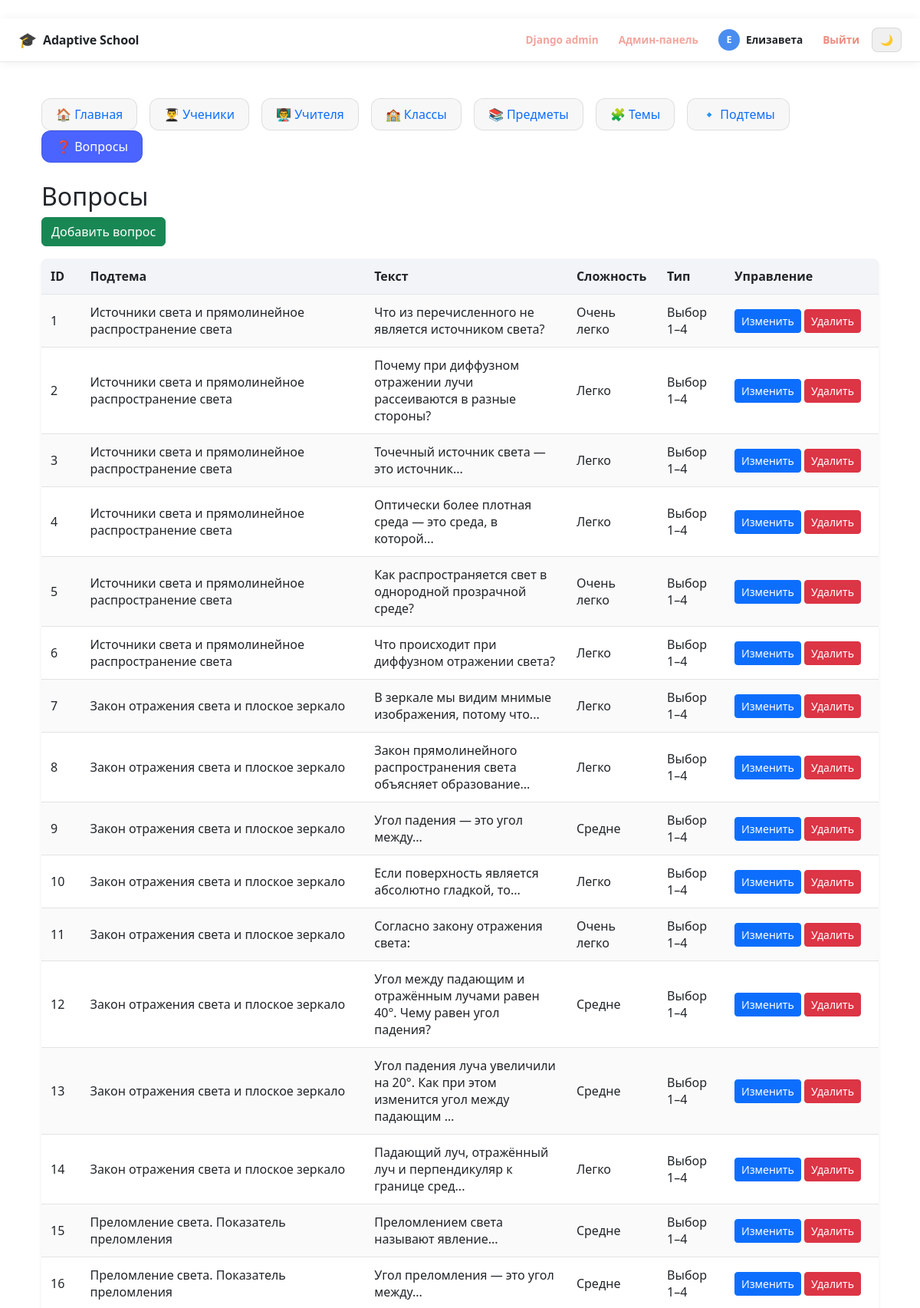
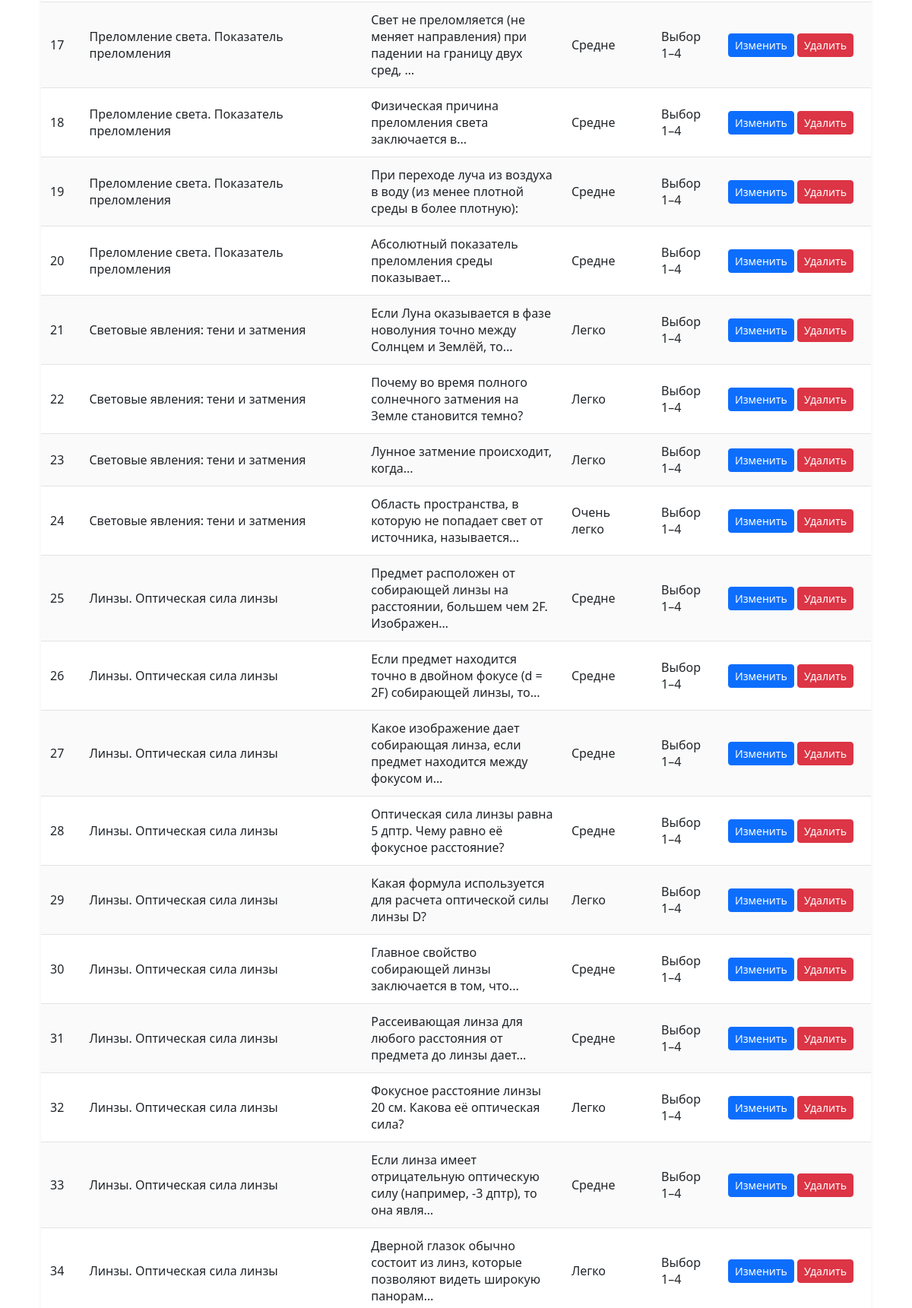
The page /admin-panel/questions/ (signed in, upper part) on the database its author committed (2 pictures, top to bottom).
### school/models.py (models this page shows, shortened)
class Student(models.Model):
    user = models.OneToOneField(User, on_delete=models.CASCADE)
    name = models.CharField(max_length=100)
    surname = models.CharField(max_length=100)
    patronymic = models.CharField(max_length=100, blank=True)
    class Meta:
        verbose_name = "Ученик"
        verbose_name_plural = "Ученики"

class Question(models.Model):
    DIFFICULTY_CHOICES = [
        ('very_easy', 'Очень легко'),
        ('easy', 'Легко'),
        ('medium', 'Средне'),
        ('hard', 'Сложно'),
        ('very_hard', 'Очень сложно'),
    ]
    subtopic = models.ForeignKey(SubTopic, on_delete=models.CASCADE, related_name="questions", null=True)
    text = models.TextField()
    difficulty = models.CharField(max_length=20, choices=DIFFICULTY_CHOICES)
    is_open = models.BooleanField(default=False)
    option_1 = models.CharField(max_length=255, blank=True)
    option_2 = models.CharField(max_length=255, blank=True)
    option_3 = models.CharField(max_length=255, blank=True)
    option_4 = models.CharField(max_length=255, blank=True)
    correct_answer = models.CharField(max_length=255)
    class Meta:
        verbose_name = "Вопрос"
        verbose_name_plural = "Вопросы"

class SubTopic(models.Model):
    name = models.CharField(max_length=100)
    class Meta:
        verbose_name = "Подтема"
        verbose_name_plural = "Подтемы"

### administrator/views.py (the view)
# urls.py: path("questions/", views.question_list, name="admin_questions"),
@superuser_required
def question_list(request):
    questions = Question.objects.select_related("subtopic").all()
    return render(request, "adminpanel/question_list.html", {
        "section": "questions",
        "questions": questions,
    })

### administrator/views.py (called while the page is built)
def superuser_required(view):
    return user_passes_test(lambda u: u.is_superuser, login_url="/")(view)

### templates/adminpanel/question_list.html
﻿{% extends "adminpanel/base_admin.html" %}
{% block admin_content %}
<h2>Вопросы</h2>
<a href="{% url 'admin_add_question' %}" class="btn btn-success mb-3">Добавить вопрос</a>
<table class="custom-table table-striped shadow-sm">
  <thead>
    <tr>
      <th>ID</th>
      <th>Подтема</th>
      <th>Текст</th>
      <th>Сложность</th>
      <th>Тип</th>
      <th width="200px">Управление</th>
    </tr>
  </thead>
  <tbody>
    {% for q in questions %}
    <tr>
      <td>{{ q.id }}</td>
      <td>{{ q.subtopic.name }}</td>
      <td style="max-width: 350px">{{ q.text|truncatechars:80 }}</td>
      <td>{{ q.get_difficulty_display }}</td>
      <td>{% if q.is_open %}Развернутый{% else %}Выбор 1–4{% endif %}</td>
      <td>
        <a href="{% url 'admin_edit_question' q.id %}" class="btn btn-sm btn-primary">Изменить</a>
        <a href="{% url 'admin_delete_question' q.id %}" class="btn btn-sm btn-danger">Удалить</a>
      </td>
    </tr>
    {% endfor %}
  </tbody>
</table>
{% endblock %}

### templates/base.html (shortened to what this page needs)
{% load static %}
<!DOCTYPE html>
<html lang="ru" data-bs-theme="light">
<head>
  <link
      href="https://cdn.jsdelivr.net/npm/bootstrap@5.3.3/dist/css/bootstrap.min.css"
      rel="stylesheet"
  >
</head>
<body class="d-flex flex-column min-vh-100">
<header class="site-header sticky-top">
  <div class="container-fluid px-4">
    <div class="header-inner">
      <a class="header-logo" href="/">
        <span class="header-logo-icon">🎓</span>
        <span class="header-logo-text">Adaptive School</span>
      </a>
      <div class="header-right">
        {% if request.user.is_authenticated %}
          {% if request.user.is_superuser %}
            <a href="/admin/" class="hnav-link" style="color:#e74c3c;">Django admin</a>
            <a href="/admin-panel/" class="hnav-link" style="color:#e74c3c;">Админ-панель</a>
          {% endif %}
          <a href="/" class="header-user">
            <span class="header-avatar">
              {% if request.user.student %}{{ request.user.student.name|first }}{% elif request.user.teacher %}{{ request.user.teacher.name|first }}{% else %}?{% endif %}
            </span>
            <span class="header-username">
              {% if request.user.student %}{{ request.user.student.name }}{% elif request.user.teacher %}{{ request.user.teacher.name }}{% else %}{{ request.user.username }}{% endif %}
            </span>
          </a>
          <a href="{% url 'logout' %}" class="hnav-link hnav-logout">Выйти</a>
        {% else %}
          <a href="{% url 'login' %}" class="header-btn-login">Войти</a>
        {% endif %}
        <button id="themeToggle" class="theme-btn" aria-label="Переключить тему">
          <span id="themeIcon"></span>
        </button>
      </div>
    </div>
  </div>
</header>
<main class="container my-4 flex-grow-1">
  {% block content %}
  {% endblock %}
</main>
</body>
</html>

### templates/base.html (style rules this page uses)
body { min-height: 100vh; display: flex; flex-direction: column; }
main { flex: 1; }
.custom-table { width: 100%; border-collapse: collapse; border-radius: 8px; overflow: hidden; font-size: 16px; }
.custom-table thead tr { background: #f2f4f7; }
.custom-table thead th { padding: 12px; font-weight: 600; border-bottom: 1px solid #e1e5eb; }
.custom-table tbody tr:nth-child(odd) { background: #fafafa; }
.custom-table td { padding: 12px; border-bottom: 1px solid #e3e3e3; }
.site-header { background:var(--bs-body-bg);border-bottom:1px solid rgba(255,255,255,.08);z-index:1030 }
[data-bs-theme="light"] .site-header { border-color:rgba(0,0,0,.09);box-shadow:0 1px 12px rgba(0,0,0,.06) }
.header-inner { display:flex;align-items:center;gap:20px;height:56px }
.header-logo { display:flex;align-items:center;gap:8px;text-decoration:none;color:inherit;flex-shrink:0 }
.header-logo-icon { font-size:1.2rem }
.header-logo-text { font-size:1rem;font-weight:800;letter-spacing:-.01em }
.hnav-link { font-size:.85rem;font-weight:600;opacity:.5;text-decoration:none;color:inherit;padding:5px 10px;border-radius:8px;transition:.15s;white-space:nowrap }
.hnav-logout { color:#e74c3c !important;opacity:.65 }
.header-right { display:flex;align-items:center;gap:6px;margin-left:auto;flex-shrink:0 }
.header-user { display:flex;align-items:center;gap:8px;text-decoration:none;color:inherit;padding:4px 10px;border-radius:10px;transition:.15s }
.header-avatar { width:28px;height:28px;border-radius:50%;background:#4a8df0;color:#fff;font-size:.78rem;font-weight:800;display:flex;align-items:center;justify-content:center;flex-shrink:0 }
.header-username { font-size:.85rem;font-weight:600 }
.theme-btn { background:rgba(255,255,255,.07);border:1px solid rgba(255,255,255,.1);border-radius:8px;padding:5px 10px;font-size:.85rem;cursor:pointer;color:inherit;transition:.15s;flex-shrink:0 }
[data-bs-theme="light"] .theme-btn { background:#f0f0f0;border-color:rgba(0,0,0,.1) }

### rows shown on the page
Question: id "1", subtopic.name "Источники света и прямолинейное распространение света", text "Что из перечисленного не является источником света?", difficulty "Очень легко", is_open "Выбор 1–4"
Question: id "2", subtopic.name "Источники света и прямолинейное распространение света", text "Почему при диффузном отражении лучи рассеиваются в разные стороны?", difficulty "Легко", is_open "Выбор 1–4"
Question: id "3", subtopic.name "Источники света и прямолинейное распространение света", text "Точечный источник света — это источник...", difficulty "Легко", is_open "Выбор 1–4"
Question: id "4", subtopic.name "Источники света и прямолинейное распространение света", text "Оптически более плотная среда — это среда, в которой...", difficulty "Легко", is_open "Выбор 1–4"
Question: id "5", subtopic.name "Источники света и прямолинейное распространение света", text "Как распространяется свет в однородной прозрачной среде?", difficulty "Очень легко", is_open "Выбор 1–4"
Question: id "6", subtopic.name "Источники света и прямолинейное распространение света", text "Что происходит при диффузном отражении света?", difficulty "Легко", is_open "Выбор 1–4"
Question: id "7", subtopic.name "Закон отражения света и плоское зеркало", text "В зеркале мы видим мнимые изображения, потому что...", difficulty "Легко", is_open "Выбор 1–4"
Question: id "8", subtopic.name "Закон отражения света и плоское зеркало", text "Закон прямолинейного распространения света объясняет образование...", difficulty "Легко", is_open "Выбор 1–4"
Question: id "9", subtopic.name "Закон отражения света и плоское зеркало", text "Угол падения — это угол между...", difficulty "Средне", is_open "Выбор 1–4"
Question: id "10", subtopic.name "Закон отражения света и плоское зеркало", text "Если поверхность является абсолютно гладкой, то...", difficulty "Легко", is_open "Выбор 1–4"
Question: id "11", subtopic.name "Закон отражения света и плоское зеркало", text "Согласно закону отражения света:", difficulty "Очень легко", is_open "Выбор 1–4"
Question: id "12", subtopic.name "Закон отражения света и плоское зеркало", text "Угол между падающим и отражённым лучами равен 40°. Чему равен угол падения?", difficulty "Средне", is_open "Выбор 1–4"
Question: id "13", subtopic.name "Закон отражения света и плоское зеркало", text "Угол падения луча увеличили на 20°. Как при этом изменится угол между падающим …", difficulty "Средне", is_open "Выбор 1–4"
Question: id "14", subtopic.name "Закон отражения света и плоское зеркало", text "Падающий луч, отражённый луч и перпендикуляр к границе сред...", difficulty "Легко", is_open "Выбор 1–4"
Question: id "15", subtopic.name "Преломление света. Показатель преломления", text "Преломлением света называют явление...", difficulty "Средне", is_open "Выбор 1–4"
Question: id "16", subtopic.name "Преломление света. Показатель преломления", text "Угол преломления — это угол между...", difficulty "Средне", is_open "Выбор 1–4"
Question: id "17", subtopic.name "Преломление света. Показатель преломления", text "Свет не преломляется (не меняет направления) при падении на границу двух сред, …", difficulty "Средне", is_open "Выбор 1–4"
Question: id "18", subtopic.name "Преломление света. Показатель преломления", text "Физическая причина преломления света заключается в...", difficulty "Средне", is_open "Выбор 1–4"
Question: id "19", subtopic.name "Преломление света. Показатель преломления", text "При переходе луча из воздуха в воду (из менее плотной среды в более плотную):", difficulty "Средне", is_open "Выбор 1–4"
Question: id "20", subtopic.name "Преломление света. Показатель преломления", text "Абсолютный показатель преломления среды показывает...", difficulty "Средне", is_open "Выбор 1–4"
Question: id "21", subtopic.name "Световые явления: тени и затмения", text "Если Луна оказывается в фазе новолуния точно между Солнцем и Землёй, то...", difficulty "Легко", is_open "Выбор 1–4"
Question: id "22", subtopic.name "Световые явления: тени и затмения", text "Почему во время полного солнечного затмения на Земле становится темно?", difficulty "Легко", is_open "Выбор 1–4"
Question: id "23", subtopic.name "Световые явления: тени и затмения", text "Лунное затмение происходит, когда...", difficulty "Легко", is_open "Выбор 1–4"
Question: id "24", subtopic.name "Световые явления: тени и затмения", text "Область пространства, в которую не попадает свет от источника, называется...", difficulty "Очень легко", is_open "Выбор 1–4"
Question: id "25", subtopic.name "Линзы. Оптическая сила линзы", text "Предмет расположен от собирающей линзы на расстоянии, большем чем 2F. Изображен…", difficulty "Средне", is_open "Выбор 1–4"
Question: id "26", subtopic.name "Линзы. Оптическая сила линзы", text "Если предмет находится точно в двойном фокусе (d = 2F) собирающей линзы, то...", difficulty "Средне", is_open "Выбор 1–4"
Question: id "27", subtopic.name "Линзы. Оптическая сила линзы", text "Какое изображение дает собирающая линза, если предмет находится между фокусом и…", difficulty "Средне", is_open "Выбор 1–4"
Question: id "28", subtopic.name "Линзы. Оптическая сила линзы", text "Оптическая сила линзы равна 5 дптр. Чему равно её фокусное расстояние?", difficulty "Средне", is_open "Выбор 1–4"
Question: id "29", subtopic.name "Линзы. Оптическая сила линзы", text "Какая формула используется для расчета оптической силы линзы D?", difficulty "Легко", is_open "Выбор 1–4"
Question: id "30", subtopic.name "Линзы. Оптическая сила линзы", text "Главное свойство собирающей линзы заключается в том, что...", difficulty "Средне", is_open "Выбор 1–4"
Question: id "31", subtopic.name "Линзы. Оптическая сила линзы", text "Рассеивающая линза для любого расстояния от предмета до линзы дает...", difficulty "Средне", is_open "Выбор 1–4"
Question: id "32", subtopic.name "Линзы. Оптическая сила линзы", text "Фокусное расстояние линзы 20 см. Какова её оптическая сила?", difficulty "Легко", is_open "Выбор 1–4"
Question: id "33", subtopic.name "Линзы. Оптическая сила линзы", text "Если линза имеет отрицательную оптическую силу (например, -3 дптр), то она явля…", difficulty "Средне", is_open "Выбор 1–4"
Question: id "34", subtopic.name "Линзы. Оптическая сила линзы", text "Дверной глазок обычно состоит из линз, которые позволяют видеть широкую панорам…", difficulty "Легко", is_open "Выбор 1–4"

### other values the page prints
{{ request.user.student.name|first }} "Е"
{{ request.user.student.name }} "Елизавета"
